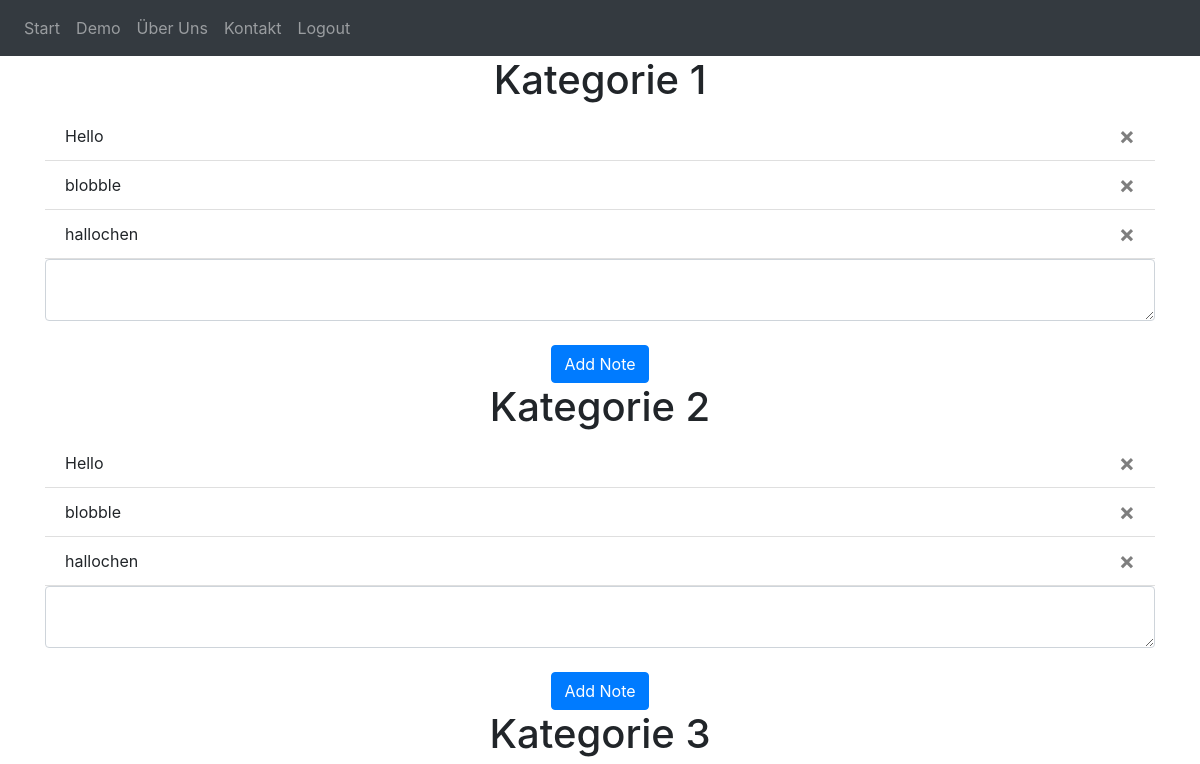
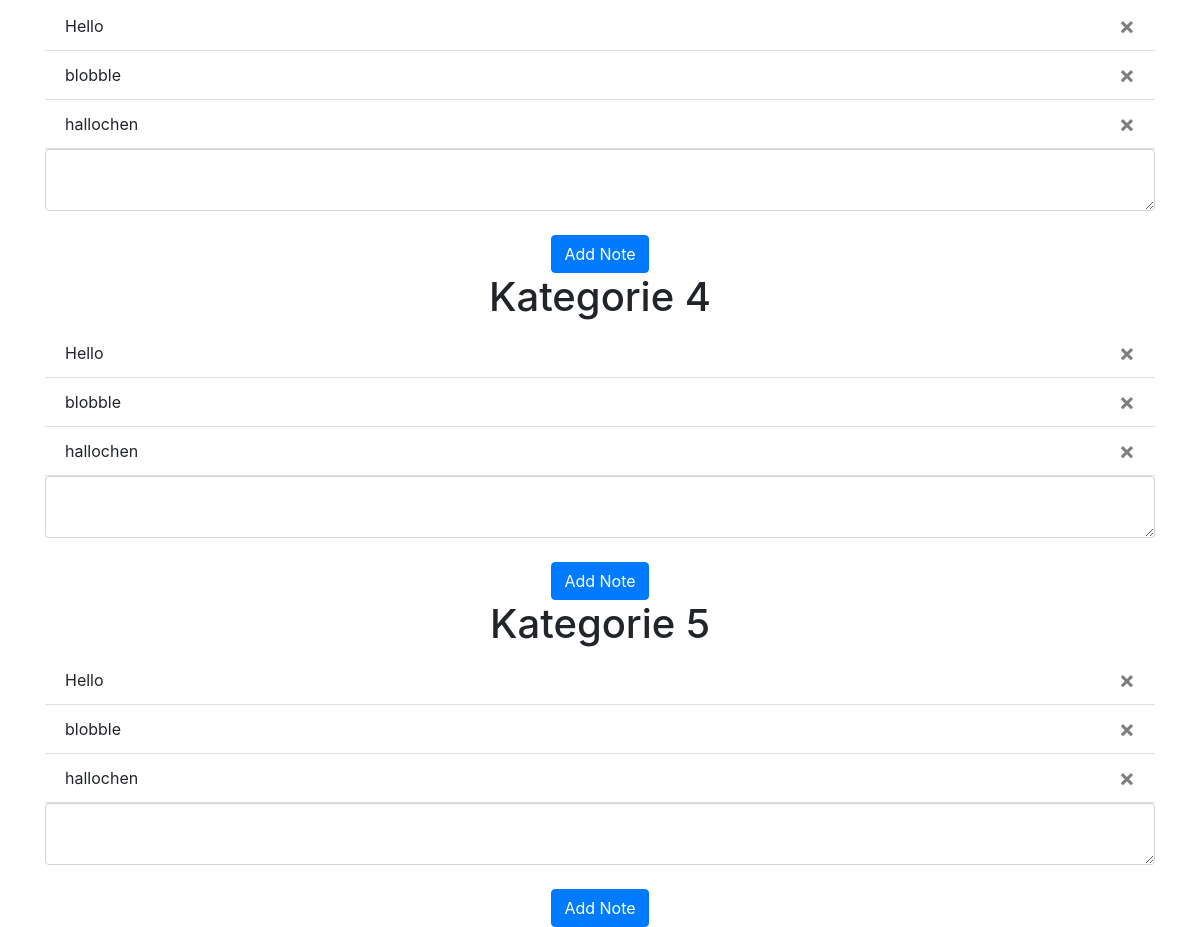
Page / (signed in) on the earlier database version (2 pictures, top to bottom).
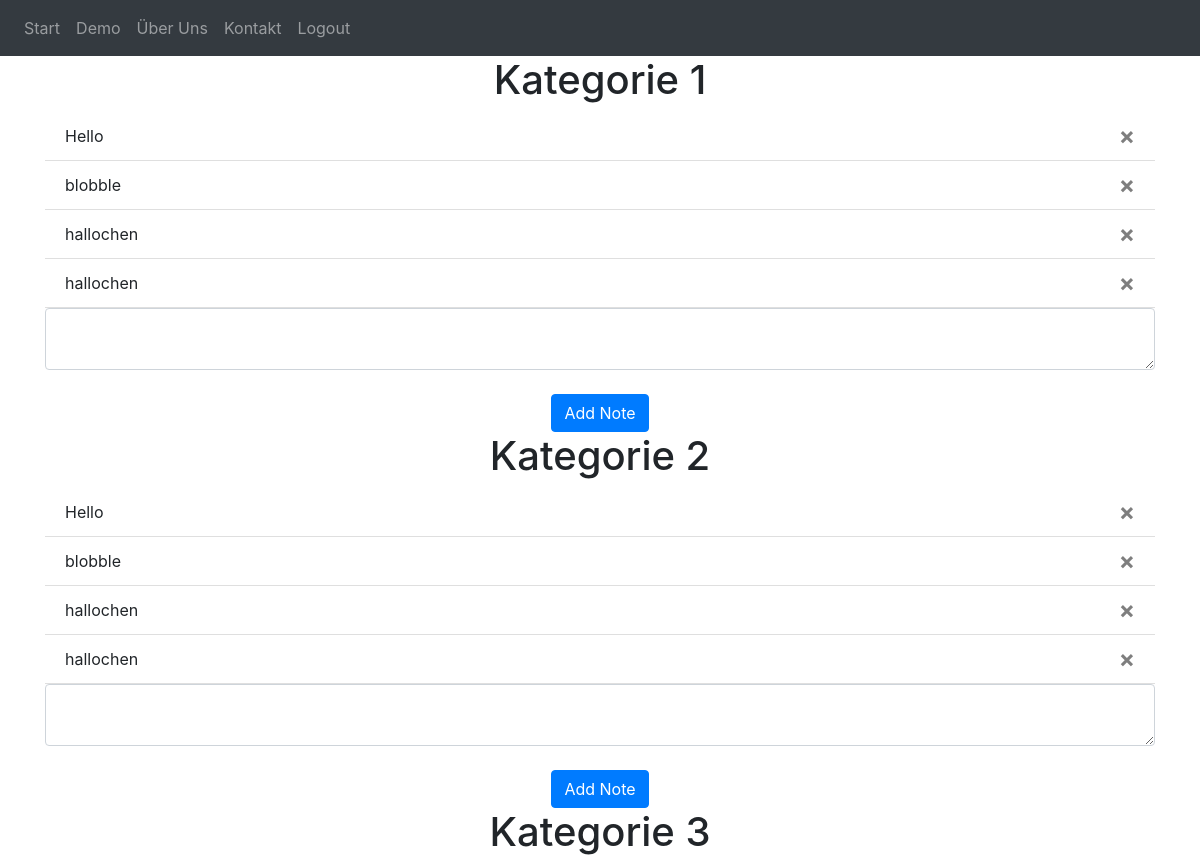
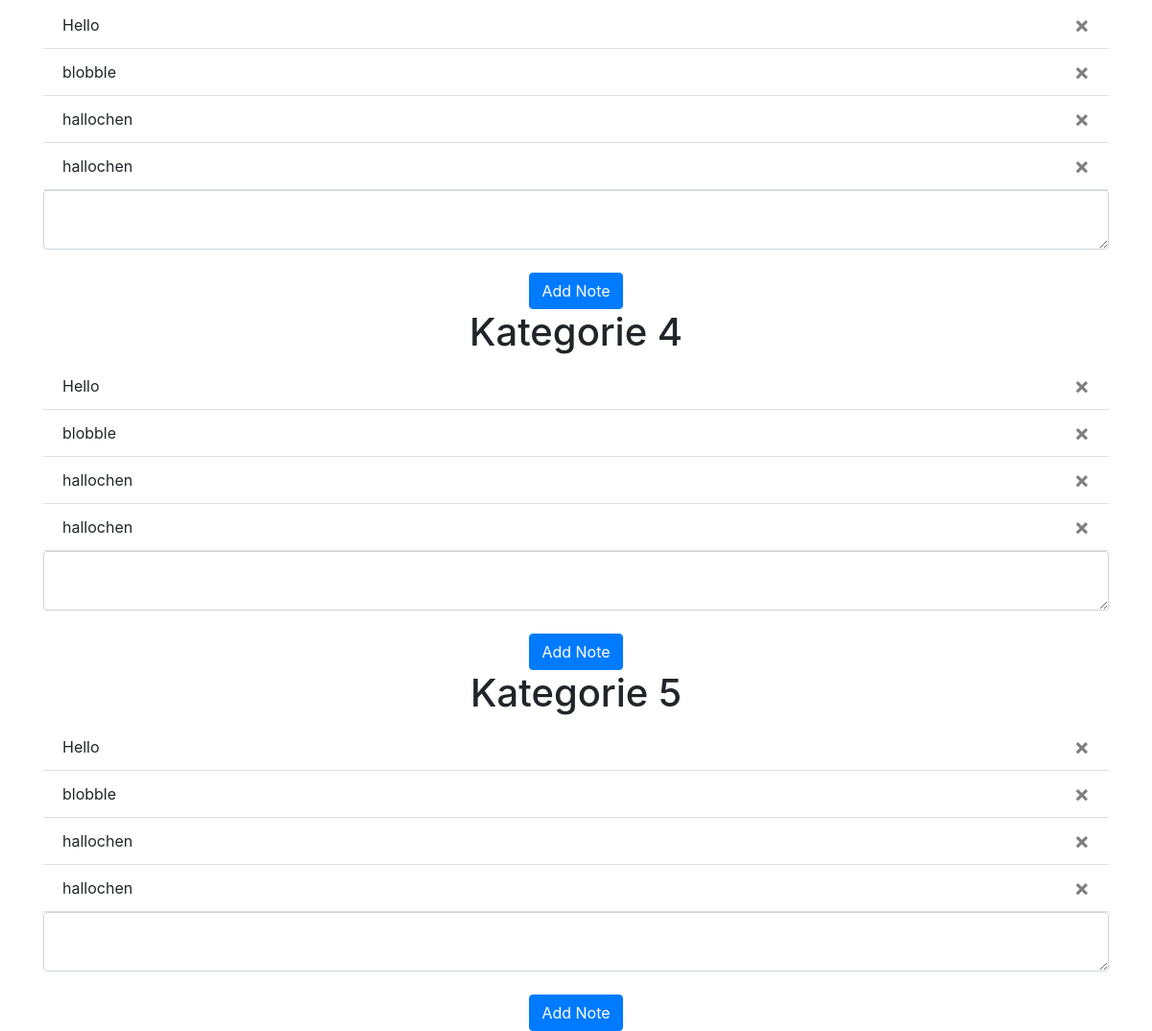
Same page on the later database version (2 pictures, top to bottom).
### website/models.py (models this page shows)
class Note(db.Model):
    id = db.Column(db.Integer, primary_key=True)
    data = db.Column(db.String(10000))
    date = db.Column(db.DateTime(timezone=True), default=func.now())
    user_id = db.Column(db.Integer, db.ForeignKey('user.id'))

### website/views.py (the view, shortened to what this page needs)
@views.route('/', methods=['GET', 'POST'])
def home():
    return render_template("home.html", user=current_user)

### website/__init__.py (called while the page is built)
def create_app():
    app = Flask(__name__)
    app.config['SECRET_KEY'] = 'hjshjhdjah kjshkjdhjs'
    app.config['SQLALCHEMY_DATABASE_URI'] = f'sqlite:///{DB_NAME}'
    db.init_app(app)
    from .views import views
    from .auth import auth
    app.register_blueprint(views, url_prefix='/')
    app.register_blueprint(auth, url_prefix='/')
    from .models import User, Note
    with app.app_context():
        db.create_all()
    login_manager = LoginManager()
    login_manager.login_view = 'auth.login'
    login_manager.init_app(app)
    @login_manager.user_loader
    def load_user(id):
        return User.query.get(int(id))
    return app

### website/templates/home.html
{% extends "base.html" %} {% block title %}Home{% endblock %} {% block content
    %}
    <h1 align="center">Kategorie 1</h1>
    <ul class="list-group list-group-flush" id="notes">
      {% for note in user.notes %}
      <li class="list-group-item">
        {{ note.data }}
        <button type="button" class="close" onClick="deleteNote({{ note.id }})">
          <span aria-hidden="true">&times;</span>
        </button>
      </li>
      {% endfor %}
    </ul>
    <form method="POST">
      <textarea name="note" id="note" class="form-control"></textarea>
      <br />
      <div align="center">
        <button type="submit" class="btn btn-primary">Add Note</button>
      </div>
    </form>
    <h1 align="center">Kategorie 2</h1>
    <ul class="list-group list-group-flush" id="notes">
      {% for note in user.notes %}
      <li class="list-group-item">
        {{ note.data }}
        <button type="button" class="close" onClick="deleteNote({{ note.id }})">
          <span aria-hidden="true">&times;</span>
        </button>
      </li>
      {% endfor %}
    </ul>
    <form method="POST">
      <textarea name="note" id="note" class="form-control"></textarea>
      <br />
      <div align="center">
        <button type="submit" class="btn btn-primary">Add Note</button>
      </div>
    </form>
    <h1 align="center">Kategorie 3</h1>
    <ul class="list-group list-group-flush" id="notes">
      {% for note in user.notes %}
      <li class="list-group-item">
        {{ note.data }}
        <button type="button" class="close" onClick="deleteNote({{ note.id }})">
          <span aria-hidden="true">&times;</span>
        </button>
      </li>
      {% endfor %}
    </ul>
    <form method="POST">
      <textarea name="note" id="note" class="form-control"></textarea>
      <br />
      <div align="center">
        <button type="submit" class="btn btn-primary">Add Note</button>
      </div>
    </form>
    <h1 align="center">Kategorie 4</h1>
    <ul class="list-group list-group-flush" id="notes">
      {% for note in user.notes %}
      <li class="list-group-item">
        {{ note.data }}
        <button type="button" class="close" onClick="deleteNote({{ note.id }})">
          <span aria-hidden="true">&times;</span>
        </button>
      </li>
      {% endfor %}
    </ul>
    <form method="POST">
      <textarea name="note" id="note" class="form-control"></textarea>
      <br />
      <div align="center">
        <button type="submit" class="btn btn-primary">Add Note</button>
      </div>
    </form>
    <h1 align="center">Kategorie 5</h1>
    <ul class="list-group list-group-flush" id="notes">
      {% for note in user.notes %}
      <li class="list-group-item">
        {{ note.data }}
        <button type="button" class="close" onClick="deleteNote({{ note.id }})">
          <span aria-hidden="true">&times;</span>
        </button>
      </li>
      {% endfor %}
    </ul>
    <form method="POST">
      <textarea name="note" id="note" class="form-control"></textarea>
      <br />
      <div align="center">
        <button type="submit" class="btn btn-primary">Add Note</button>
      </div>
    </form>
    {% endblock %}

### website/templates/base.html (shortened to what this page needs)
<!DOCTYPE html>
<html>
  <head>
    <link
      rel="stylesheet"
      href="https://stackpath.bootstrapcdn.com/bootstrap/4.4.1/css/bootstrap.min.css"
    />
    <link
      rel="stylesheet"
      href="https://stackpath.bootstrapcdn.com/font-awesome/4.7.0/css/font-awesome.min.css"
    />
  </head>
  <body>
    <nav class="navbar navbar-expand-lg navbar-dark bg-dark">
      <div class="collapse navbar-collapse" id="navbar">
        <div class="navbar-nav">
          <a class="nav-item nav-link" id="home" href="/">Start</a>
          <a class="nav-item nav-link" id="demo" href="{{url_for('views.demo')}}">Demo</a>
          <a class="nav-item nav-link" id="about_us" href="{{url_for('views.about')}}">Über Uns</a>
          <a class="nav-item nav-link" id="contact" href="{{url_for('views.contact')}}">Kontakt</a>
          {% if user.is_authenticated %}
          <a class="nav-item nav-link" id="logout" href="/logout">Logout</a>
          {% else %}
          <a class="nav-item nav-link" id="login" href="/login">Anmelden</a>
          {% endif %}
        </div>
      </div>
    </nav>
    <div class="container">{% block content %} {% endblock %}</div>
  </body>
</html>

Differences in the rows shown:
added Note: data "hallochen"
